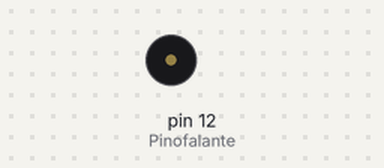
The sketch below on a simulated Arduino Uno, built with avr-gcc and run on an emulated ATmega328P. Shown: buzzer (waves = sounding).

Above: at 3.4 s.
At 6.4 s:
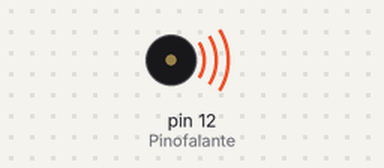
Timing chart, 0 to 22.0 s (numbered marks = the images above):
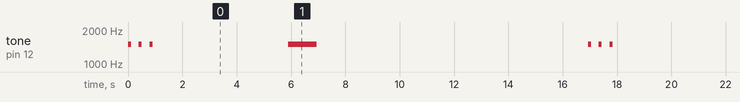

Measured:
- by itself, tone on pin 12 (Pinofalante): repeats every 16.9 s: 2 × (silent 0.29 s, 1500 Hz 0.11 s), silent 5.0 s, 1500 Hz 1.0 s, silent 10.0 s, 1500 Hz 0.11 s

The sketch:

sound.ino
```cpp
int buf;
int Pinofalante = 12;
int tempo =10;
int frequencia = 0;

void setup() {

  Serial.begin(9600);
  pinMode(Pinofalante,OUTPUT);

}

void loop(){


    buf = 0;
    //Sensor Alto toca Alarme de Policia
    if (buf==0){
      for (frequencia = 1400; frequencia < 1500; frequencia += 1) {
     tone(Pinofalante,1500,tempo);
     delay(1);

    }
    delay(300);
     for (frequencia = 1400; frequencia < 1500; frequencia += 1) {
     tone(Pinofalante,1500,tempo);
     delay(1);


    }
    delay(300);
    for (frequencia = 1400; frequencia < 1500; frequencia += 1) {
     tone(Pinofalante,1500,tempo);
     delay(1);
    }
    }
    delay(5000);
    buf=1;
    // Definir Som para o Sensor Baixo
    if (buf==1){

     for (frequencia = 500; frequencia < 1500; frequencia += 1) {
     tone(Pinofalante,1500,tempo);
     delay(1);

    }

  }
  delay(10000);
}
```
